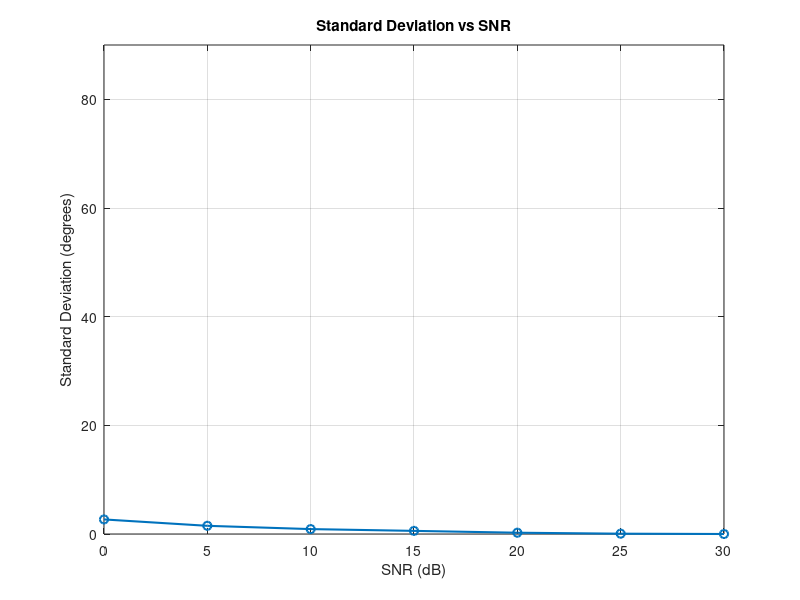

Source code (MATLAB):
%% MATLAB ULA SIMULATION Q1

clc; clear; close;

%% SIMULATION SETUP
M = 4;                    
d = 0.0625;
n_snapshots = 200;               
theta_true = 30;    
c = 3e8;
f = 2.41e9;
lambda = c/f;
k = 2*pi/lambda;
delta = d*lambda;
SNR_dB = 0:5:30;
n_trials = 300;

std_est  = zeros(size(SNR_dB));

%% ALGORITHM
for s = 1:length(SNR_dB)
    est_DOAs = zeros(1,n_trials);
    for mc = 1:n_trials

        a = exp(-1j*k*(0:M-1)'*delta.*sind(theta_true));
        
        s_sig = randn(1,n_snapshots) + 1j*randn(1,n_snapshots);
        x = a*s_sig;
        
        noise = (randn(M,n_snapshots) + 1j*randn(M,n_snapshots))/sqrt(2)*10^(-SNR_dB(s)/20);
        x_noisy = x + noise;
        
        R = (x_noisy*x_noisy')/n_snapshots;
        
        [E,D] = eig(R);
        [~,idx] = sort(diag(D),'descend');
        E = E(:,idx);
        En = E(:,2:end);
        
        theta_scan = -90:1:90;
        Pmusic = zeros(size(theta_scan));
        for i = 1:length(theta_scan)
            a_theta = exp(-1j*k*(0:M-1)'*delta*sind(theta_scan(i)));
            Pmusic(i) = 1/(a_theta'*(En*En')*a_theta);
        end
        [~,idxMax] = max(abs(Pmusic));
        est_DOAs(mc) = theta_scan(idxMax);
    end
    std_est(s)  = std(est_DOAs);
end

%% PLOT PSEUDOSPECTRUM
figure; 
plot(SNR_dB, std_est,'-o','LineWidth',1.5);
xlabel('SNR (dB)'); ylabel('Standard Deviation (degrees)');
ylim([0,90])
title('Standard Deviation vs SNR'); grid on;